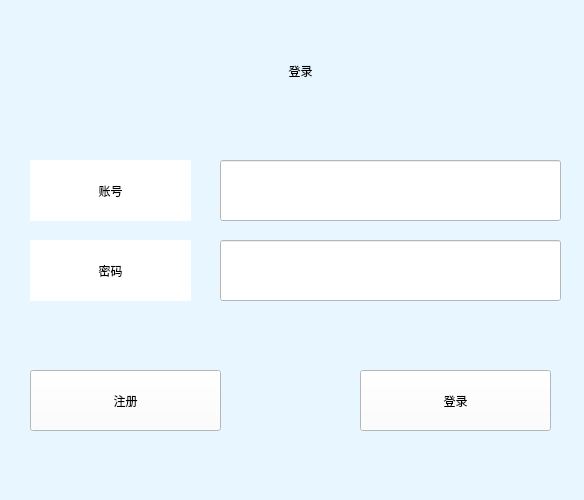
<?xml version="1.0" encoding="UTF-8"?>
<ui version="4.0">
 <class>widget</class>
 <widget class="QWidget" name="widget">
  <property name="geometry">
   <rect>
    <x>0</x>
    <y>0</y>
    <width>584</width>
    <height>500</height>
   </rect>
  </property>
  <property name="windowTitle">
   <string>登录</string>
  </property>
  <property name="styleSheet">
   <string notr="true">background-color: rgb(231, 246, 255);
</string>
  </property>
  <widget class="QLabel" name="label">
   <property name="geometry">
    <rect>
     <x>210</x>
     <y>40</y>
     <width>181</width>
     <height>61</height>
    </rect>
   </property>
   <property name="styleSheet">
    <string notr="true">font: 20pt &quot;微软雅黑&quot;;</string>
   </property>
   <property name="text">
    <string>登录</string>
   </property>
   <property name="alignment">
    <set>Qt::AlignCenter</set>
   </property>
  </widget>
  <widget class="QLabel" name="label_2">
   <property name="geometry">
    <rect>
     <x>30</x>
     <y>160</y>
     <width>161</width>
     <height>61</height>
    </rect>
   </property>
   <property name="styleSheet">
    <string notr="true">font: 12pt &quot;微软雅黑&quot;;
background-color: rgb(255, 255, 255);</string>
   </property>
   <property name="text">
    <string>账号</string>
   </property>
   <property name="alignment">
    <set>Qt::AlignCenter</set>
   </property>
  </widget>
  <widget class="QLabel" name="label_3">
   <property name="geometry">
    <rect>
     <x>30</x>
     <y>240</y>
     <width>161</width>
     <height>61</height>
    </rect>
   </property>
   <property name="styleSheet">
    <string notr="true">font: 12pt &quot;微软雅黑&quot;;
background-color: rgb(255, 255, 255);</string>
   </property>
   <property name="text">
    <string>密码</string>
   </property>
   <property name="alignment">
    <set>Qt::AlignCenter</set>
   </property>
  </widget>
  <widget class="QLineEdit" name="lineEdit_1">
   <property name="geometry">
    <rect>
     <x>220</x>
     <y>160</y>
     <width>341</width>
     <height>61</height>
    </rect>
   </property>
   <property name="styleSheet">
    <string notr="true">background-color: rgb(255, 255, 255);
font: 12pt &quot;微软雅黑&quot;;</string>
   </property>
  </widget>
  <widget class="QLineEdit" name="lineEdit_2">
   <property name="geometry">
    <rect>
     <x>220</x>
     <y>240</y>
     <width>341</width>
     <height>61</height>
    </rect>
   </property>
   <property name="styleSheet">
    <string notr="true">background-color: rgb(255, 255, 255);
font: 12pt &quot;微软雅黑&quot;;</string>
   </property>
   <property name="text">
    <string/>
   </property>
  </widget>
  <widget class="QPushButton" name="pushButton_2">
   <property name="geometry">
    <rect>
     <x>30</x>
     <y>370</y>
     <width>191</width>
     <height>61</height>
    </rect>
   </property>
   <property name="styleSheet">
    <string notr="true">background-color: rgb(255, 255, 255);
font: 12pt &quot;微软雅黑&quot;;</string>
   </property>
   <property name="text">
    <string>注册</string>
   </property>
  </widget>
  <widget class="QPushButton" name="pushButton_1">
   <property name="geometry">
    <rect>
     <x>360</x>
     <y>370</y>
     <width>191</width>
     <height>61</height>
    </rect>
   </property>
   <property name="styleSheet">
    <string notr="true">background-color: rgb(255, 255, 255);
font: 12pt &quot;微软雅黑&quot;;</string>
   </property>
   <property name="text">
    <string>登录</string>
   </property>
  </widget>
 </widget>
 <resources/>
 <connections/>
</ui>
